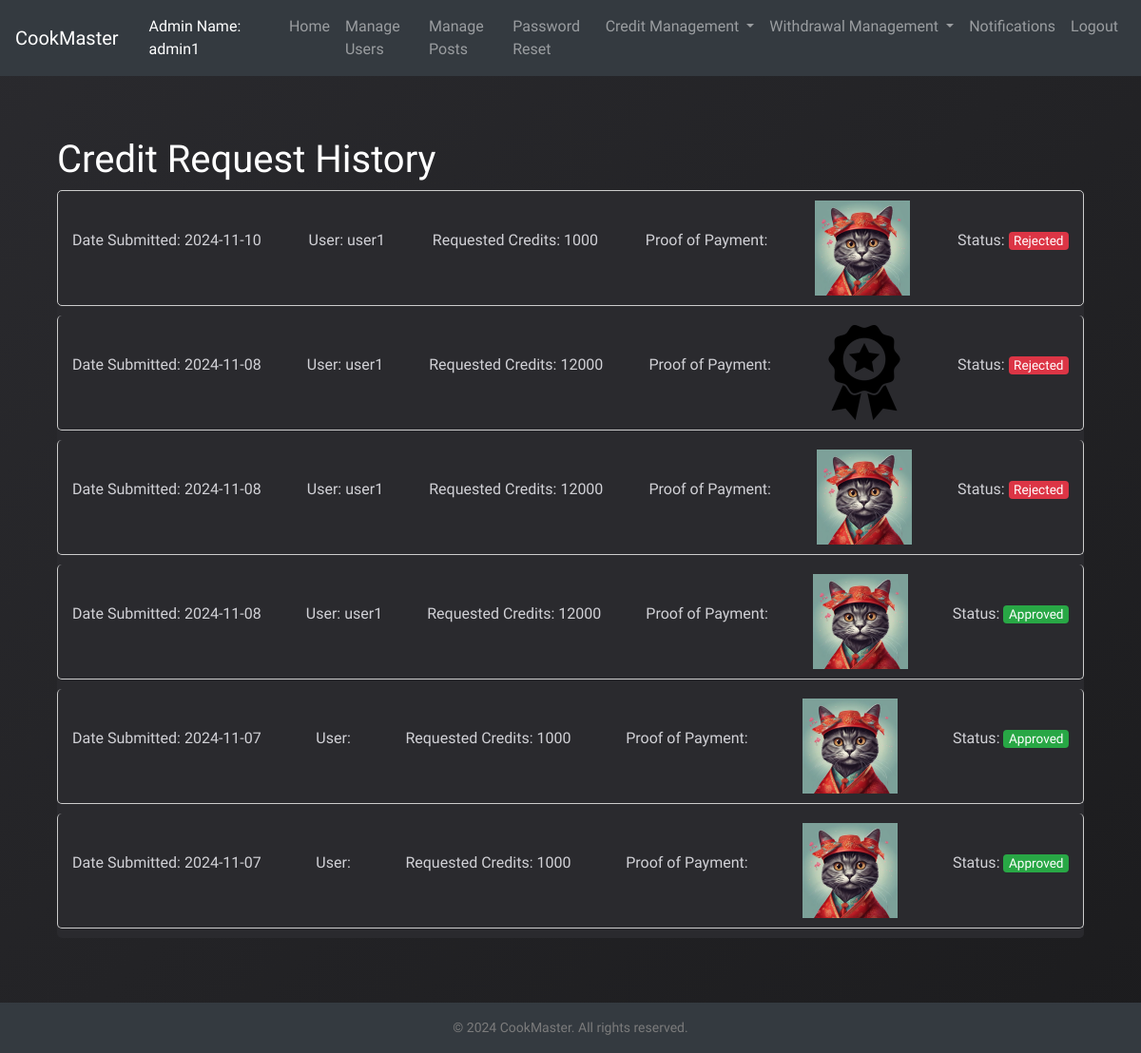
Before: /admin/credit_request_history (signed in) with the older database file.
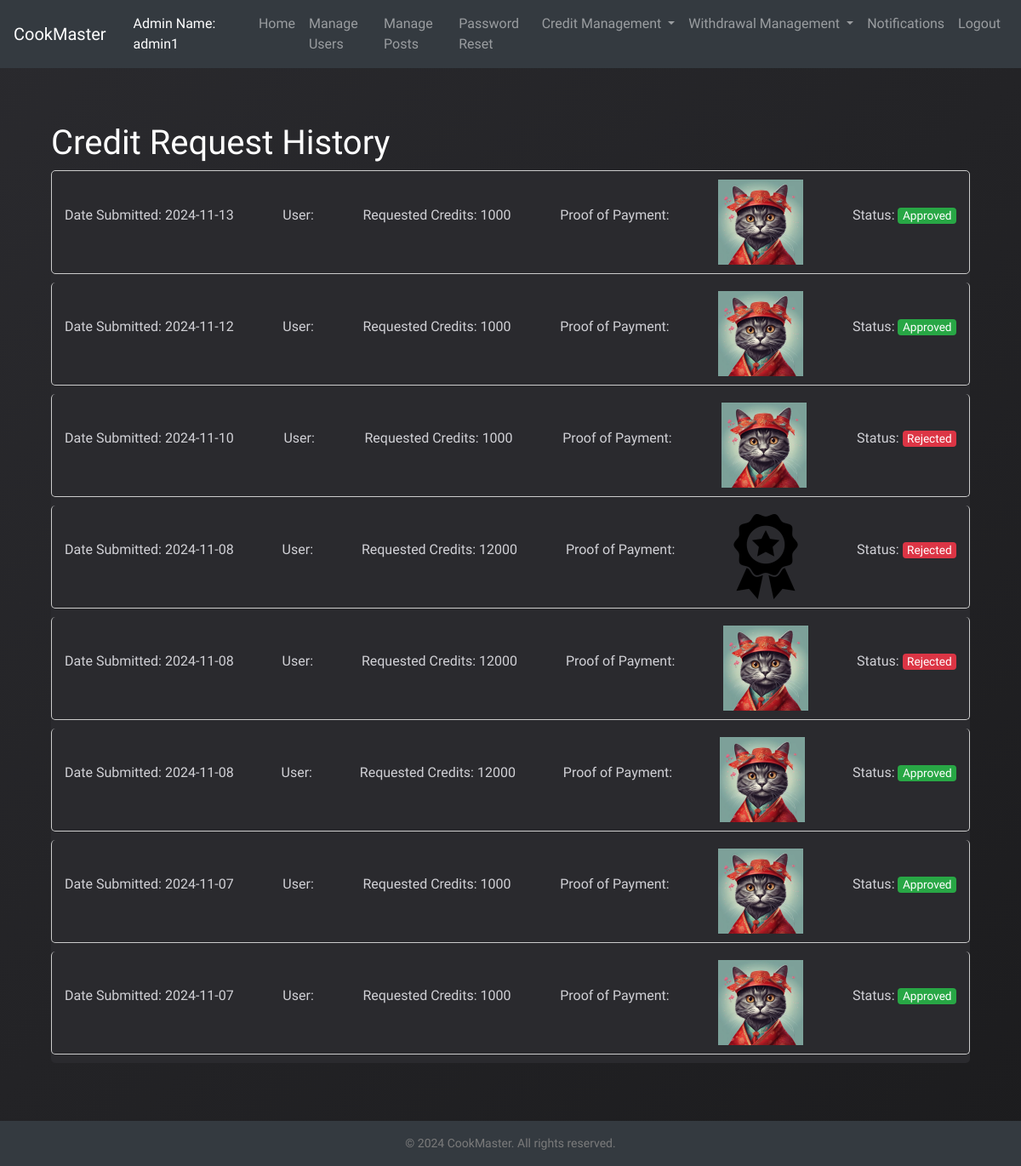
After: the same page with the newer database file.
### app/models.py (models this page shows, shortened)
class User(db.Model, UserMixin):
    id = db.Column(db.Integer, primary_key=True)
    username = db.Column(db.String(20), unique=True, nullable=False)
    email = db.Column(db.String(120), unique=True, nullable=False)
    password = db.Column(db.String(60), nullable=False)
    role = db.Column(db.String(10), nullable=False, default='user')
    date_created = db.Column(db.DateTime, default=datetime.now(timezone.utc))
    completed_recipes = db.Column(db.Integer, default=0)
    recipes_created = db.Column(db.Integer, default=0)
    recipes_shared = db.Column(db.Integer, default=0)
    friends_connected = db.Column(db.Integer, default=0)
    shopping_lists_created = db.Column(db.Integer, default=0)
    conversion_tool_uses = db.Column(db.Integer, default=0)
    last_login = db.Column(db.DateTime, default=lambda: datetime.now(timezone.utc))
    credits = db.Column(db.Integer, default=0)
    tools = db.relationship('Tool', backref='owner', lazy=True, cascade="all, delete-orphan")
    posts = db.relationship('Post', backref='author', lazy=True, cascade="all, delete-orphan")
    created_challenges = db.relationship('Challenge', backref='creator', lazy=True, overlaps="challenge_creator,created_challenges")
    participated_challenges = db.relationship('ChallengeParticipant', backref='user_participation', lazy=True, overlaps="participant,challenges_participated")
    achievements = db.relationship('Achievement', backref='user', lazy=True, cascade="all, delete-orphan")

class CreditRequest(db.Model):
    __tablename__ = 'credit_request'
    id = db.Column(db.Integer, primary_key=True)
    user_id = db.Column(db.Integer, db.ForeignKey('user.id', ondelete='CASCADE'), nullable=False)
    status = db.Column(db.String(20), default='Pending')
    proof_image = db.Column(db.String(200), nullable=False)
    credits_requested = db.Column(db.Integer, nullable=False)
    date_submitted = db.Column(db.DateTime, default=lambda: datetime.now(timezone.utc))
    user = db.relationship('User', backref=db.backref('credit_requests', passive_deletes=True))

### app/admin_routes.py (the view)
@admin.route('/credit_request_history')
@login_required
def credit_request_history():
    credit_requests = CreditRequest.query.filter(CreditRequest.status.in_(['Approved', 'Rejected'])).order_by(CreditRequest.date_submitted.desc()).all()
    return render_template('admin_credit_request_history.html', credit_requests=credit_requests)

### app/__init__.py (called while the page is built)
@login_manager.user_loader
def load_user(user_id):
    from app.models import User
    return User.query.get(int(user_id))

### app/templates/admin_credit_request_history.html
{% extends "admin_base.html" %}
{% block content %}
<div class="container">
    <h1>Credit Request History</h1>
    {% if credit_requests %}
        <ul class="list-group">
            {% for request in credit_requests %}
                <li class="list-group-item">
                    <p>Date Submitted: {{ request.date_submitted.strftime('%Y-%m-%d') }}</p>
                    <p>User: {{ request.user.username }}</p>
                    <p>Requested Credits: {{ request.credits_requested }}</p>
                    <p>Proof of Payment:</p>
                    <img src="{{ url_for('static', filename='payments/' ~ request.proof_image) }}" alt="Proof Image" style="max-width: 100px;">
                    <p>
                        Status:
                        <span class="badge {% if request.status == 'Approved' %}badge-success{% elif request.status == 'Rejected' %}badge-danger{% else %}badge-warning{% endif %}">
                            {{ request.status }}
                        </span>
                    </p>
                </li>
            {% endfor %}
        </ul>
    {% else %}
        <p>No approved or rejected credit requests found.</p>
    {% endif %}
</div>
{% endblock %}

### app/templates/admin_base.html (shortened to what this page needs)
<!DOCTYPE html>
<html lang="en">
<head>
    <link rel="stylesheet" href="https://stackpath.bootstrapcdn.com/bootstrap/4.5.2/css/bootstrap.min.css">
    <link rel="stylesheet" href="{{ url_for('static', filename='css/styles.css') }}">
</head>
<body>
    <nav class="navbar navbar-expand-lg navbar-dark bg-dark">
        <a class="navbar-brand">CookMaster</a>
        {% if current_user.is_authenticated %}
        <span class="navbar-text text-white ml-3">
        Admin Name: {{ current_user.username }}
        </span>
        {% endif %}
        <div class="collapse navbar-collapse" id="navbarNav">
            <ul class="navbar-nav ml-auto">
                <li class="nav-item">
                    <a class="nav-link" href="{{ url_for('admin.dashboard') }}">Home</a>
                </li>
                <li class="nav-item">
                    <a class="nav-link" href="{{ url_for('admin.manage_users') }}">Manage Users</a>
                </li>
                <li class="nav-item">
                    <a class="nav-link" href="{{ url_for('admin.manage_posts') }}">Manage Posts</a>
                </li>
                <li class="nav-item">
                    <a class="nav-link" href="{{ url_for('admin.view_password_reset_requests') }}">Password Reset</a>
                </li>
                <li class="nav-item dropdown">
                    <a class="nav-link dropdown-toggle" href="#" id="creditDropdown" role="button" data-toggle="dropdown" aria-haspopup="true" aria-expanded="false">
                        Credit Management
                    </a>
                </li>
                <li class="nav-item dropdown">
                    <a class="nav-link dropdown-toggle" href="#" id="withdrawDropdown" role="button" data-toggle="dropdown" aria-haspopup="true" aria-expanded="false">
                        Withdrawal Management
                    </a>
                </li>
                <li class="nav-item">
                    <a class="nav-link" href="{{ url_for('admin.admin_notifications') }}">Notifications</a>
                </li>
                <li class="nav-item">
                    <a class="nav-link" href="{{ url_for('user.logout') }}">Logout</a>
                </li>
            </ul>
        </div>
    </nav>
    <div class="container mt-4">
        {% block content %}{% endblock %}
    </div>
    <footer class="bg-dark text-white text-center py-3 mt-5">
        <p>&copy; 2024 CookMaster. All rights reserved.</p>
    </footer>
</body>
</html>

### app/static/css/styles.css (style rules this page uses)
body { margin: 0; font-family: 'Chewy', sans-serif; background: linear-gradient(135deg, #2a2a2e, #1c1c1e); color: #f5f5f5; background-size: cover; height: 100%; display: flex; flex-direction: column; overflow-x: hidden; animation: none; scroll-behavior: smooth; }
html { height: 100%; margin: 0; display: flex; flex-direction: column; overflow-x: hidden; }
.navbar { background-color: #1c1c1e; position: relative; z-index: 1000; }
.navbar-brand { color: #4a90e2; }
.navbar-nav .nav-link { color: #a1a1a6; font-weight: 500; transition: color 0.3s; }
.badge { font-weight: 400; padding: 0.2em 0.4em; border-radius: 0.25rem; font-size: 0.85em; }
.badge-success { background-color: #28a745; color: #fff; }
.badge-danger { background-color: #dc3545; color: #fff; }
footer { background-color: #1c1c1e; color: #a1a1a6; text-align: center; padding: 10px 0; }
footer p { margin: 0; font-size: 14px; color: #7b7b7b; }
.list-group { background-color: #2a2a2e; border-radius: 5px; margin-bottom: 20px; }
.list-group-item { background-color: #2a2a2e; color: #d1d1d6; transition: background-color 0.3s ease, transform 0.2s ease; display: flex; justify-content: space-between; align-items: center; padding: 10px 15px; border: 1px solid #ccc; border-radius: 5px; margin-bottom: 10px; }
.container { color: white; padding-top: 20px; flex: 1; margin: 0 auto; text-align: left; }
h1, h3 { font-family: 'Chewy', cursive; color: white; font-weight: 400; }

Changed rows visible on the page:
added CreditRequest: date_submitted "2024-11-13", credits_requested "1000", proof_image (picture), status "Approved"
added CreditRequest: date_submitted "2024-11-12", credits_requested "1000", proof_image (picture), status "Approved"
shown differently, row unchanged: CreditRequest (number 3 of 8 on the later page): user.username "user1" → (not shown)
shown differently, row unchanged: CreditRequest (number 4 of 8 on the later page): user.username "user1" → (not shown)
shown differently, row unchanged: CreditRequest (number 5 of 8 on the later page): user.username "user1" → (not shown)
shown differently, row unchanged: CreditRequest (number 6 of 8 on the later page): user.username "user1" → (not shown)
